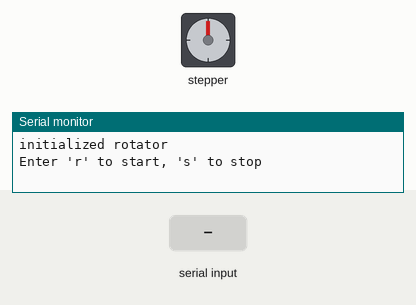
This sketch was run on a simulated Arduino Uno, built with avr-gcc and run on an emulated ATmega328P. Parts: stepper motor, the last lines printed to the serial monitor. The test bench sets the inputs (shaded band). Stepper angles assume 200 steps per turn.

Above: at 1.2 s.
1.3 s: byte 114 ('r') received over Serial
At 1.45 s:
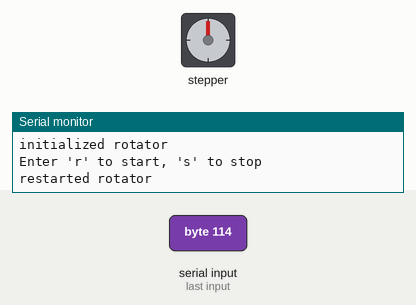
At 2.05 s:
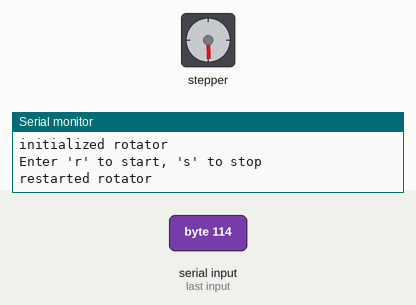
4.3 s: byte 115 ('s') received over Serial
At 7.34 s:
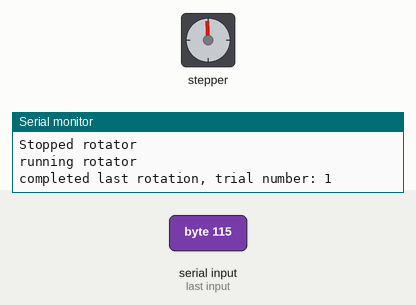
10.3 s: "1" received over Serial
13.3 s: "0" received over Serial
At 13.81 s:
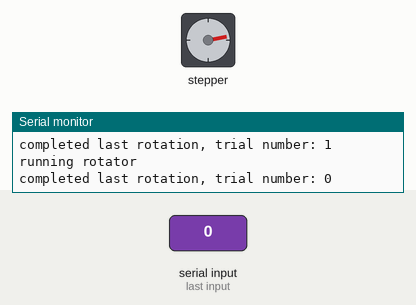
19.3 s: byte 114 ('r') received over Serial
21.6 s: byte 115 ('s') received over Serial
Timing chart, 0 to 25.6 s (numbered marks = the images above; inputs shaded):
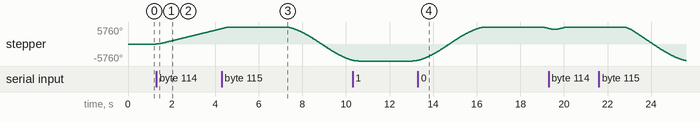

The sketch:

multiple_run.ino
```cpp
#include "Arduino.h"
#include <AccelStepper.h>


#define STEPPER_DIR_PIN 12
#define STEPPER_STEP_PIN 13

// Define a stepper and the pins it will use
//AccelStepper stepper; // Defaults to AccelStepper::FULL4WIRE (4 pins) on 2, 3, 4, 5
AccelStepper stepper(AccelStepper::DRIVER, STEPPER_STEP_PIN, STEPPER_DIR_PIN);
void setup()
{
  Serial.begin(115200);
  Serial.println("initialized rotator");
  Serial.println("Enter 'r' to start, 's' to stop");

//  // Change these to suit your stepper if you want
//  stepper.setMaxSpeed(1200);
//  stepper.setAcceleration(5000);
//  stepper.moveTo(0);

//  stepper.moveTo(stepper.currentPosition());


}
int x = 0;
int y = 1;
int hault = 's'; // ascii for s

// this is an rotator multiple run code
// it will move rotator bug 180 degree back and forth
// returns the bug to the original position
void loop()
{
      while (Serial.available())
      {
        hault = Serial.read();
        if ('s' == hault ){
          Serial.println("Stopped rotator");
          stepper.setMaxSpeed(5000);
        }

        if ('r' == hault ){
          Serial.println("restarted rotator");
            // Change these to suit your stepper if you want
          stepper.setMaxSpeed(1200);
          stepper.setAcceleration(5000);
          stepper.moveTo(3200);
          y = 0;
          x = 0;
        }


      }
    // If at the end of travel go to the other end
    if (stepper.distanceToGo() == 0 && !y)
    {
      Serial.println("running rotator");
      stepper.moveTo(-stepper.currentPosition());

      // computing if we have completed the trip to original position
      x = (x+1) % 2;

      Serial.print("completed last rotation, trial number: ");
      Serial.println(x);
      delay(2500); // wait for a second
      if (0 == x && 's' == hault)
      {
        stepper.stop();
        y = 1; // flag for stop
        Serial.println("successfully stopped");
      }

    }

    stepper.run();


}
```

Measured:
- after the input at 1.3 s, stepper: keeps turning clockwise at about 1739°/s, starting at once
